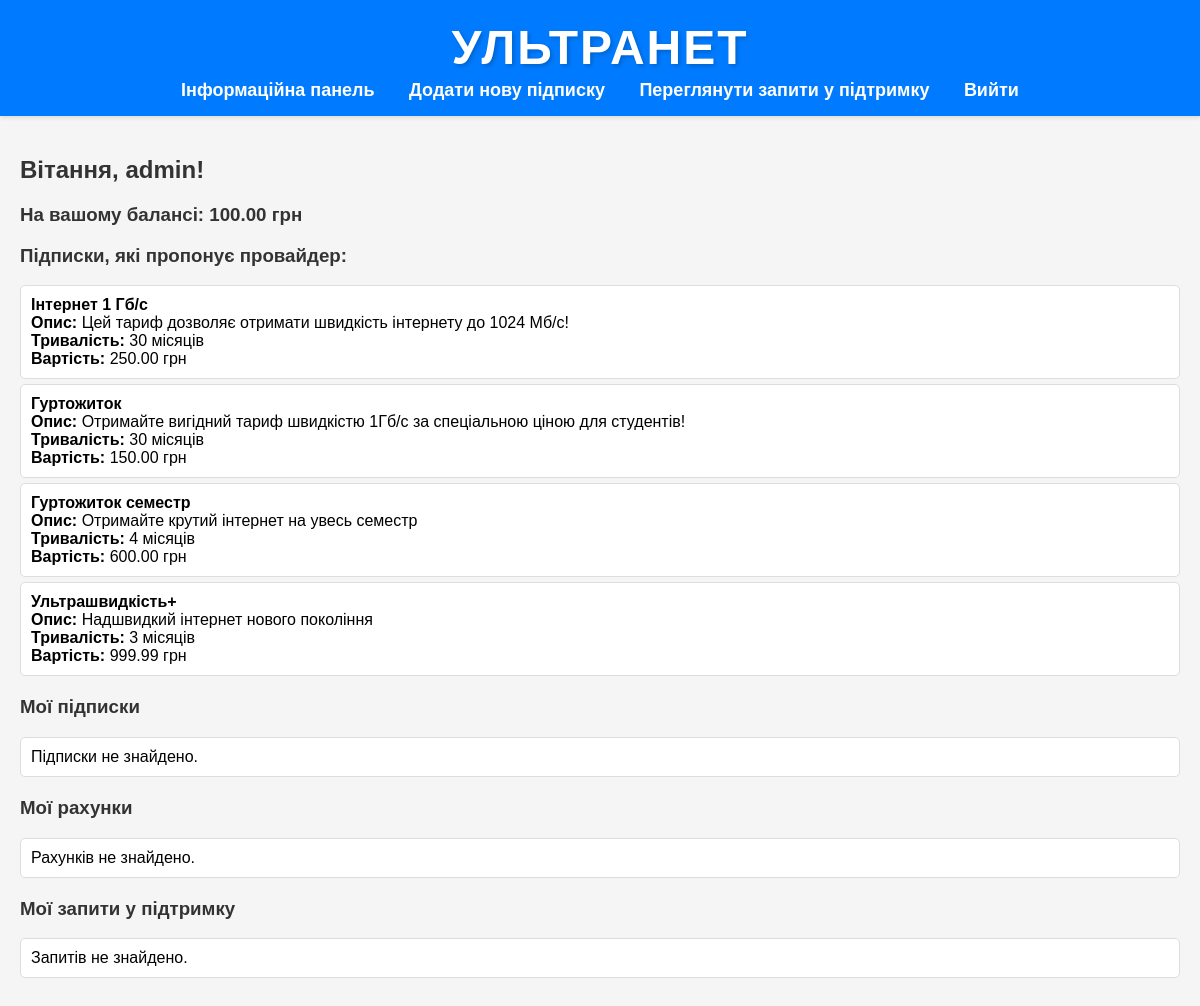
Screenshot of /provider/ (signed in) with the database file from the repository.
### provider/models.py (models this page shows, shortened)
class UserBalance(models.Model):
    user = models.OneToOneField(User, on_delete=models.CASCADE)
    balance = models.DecimalField(max_digits=10, decimal_places=2, default=0.0)

class SubscriptionPlan(models.Model):
    name = models.CharField(max_length=100)
    description = models.TextField(blank=True)  # дозволяємо пустий опис
    price = models.DecimalField(max_digits=10, decimal_places=2)
    duration_months = models.IntegerField()
    date_created = models.DateTimeField(default=timezone.now)
    class Meta:
        db_table = 'subscription_plans'

### provider/views.py (the view)
# urls.py: path('', views.dashboard, name='dashboard'),
@login_required(login_url='login')
def dashboard(request):
    subscriptions = Subscription.objects.filter(user=request.user)
    subscription_plans = SubscriptionPlan.objects.all()
    invoices = Invoice.objects.filter(user=request.user)
    tickets = SupportTicket.objects.filter(user=request.user)
    try:
        user_balance = UserBalance.objects.get(user=request.user)
    except UserBalance.DoesNotExist:
        user_balance = None
    active_subscription_plan_id = None
    active_subscription = subscriptions.filter(status='Active').first()
    if active_subscription:
        active_subscription_plan_id = active_subscription.plan.id
    return render(request, 'dashboard.html', {
        'subscriptions': subscriptions,
        'subscriptions_plans': subscription_plans,
        'invoices': invoices,
        'tickets': tickets,
        'user_balance': user_balance,
        'active_subscription_plan_id': active_subscription_plan_id,
    })

### templates/dashboard.html (shortened to what this page needs)
{% extends 'base.html' %}
{% block content %}
    <section>
        <h2>Вітання, {{ request.user.username }}!</h2>
        <div>
            <h3>На вашому балансі: {{ user_balance.balance }} грн</h3>
        </div>
        <div class="section">
            <h3>Підписки, які пропонує провайдер:</h3>
            <ul class="list">
                {% for subscription_plan in subscriptions_plans %}
                    <li class="subscription-item">
                        <strong>{{ subscription_plan.name }}</strong><br>
                        <strong>Опис:</strong> {{ subscription_plan.description }}<br>
                        <strong>Тривалість:</strong> {{ subscription_plan.duration_months }} місяців<br>
                        <strong>Вартість:</strong> {{ subscription_plan.price }} грн<br>
                    </li>
                {% empty %}
                    <li>Підписки не знайдено.</li>
                {% endfor %}
            </ul>
        </div>
        <div class="section">
            <h3>Мої підписки</h3>
            <ul class="list">
                {% for subscription in subscriptions %}
                    <li>
                        <strong>{{ subscription.plan.name }}</strong>
                        <strong>Статус:</strong>
                        {% if subscription.status == 'Active' %}
                            Активовано
                        {% elif subscription.status == 'Inactive' %}
                            Неактивовано
                        {% elif subscription.status == 'Cancelled' %}
                            Скасовано
                        {% else %}
                            Невідомий статус
                        {% endif %}
                        <br>
                        Від: {{ subscription.start_date }} До: {{ subscription.end_date }}
                    </li>
                {% empty %}
                    <li>Підписки не знайдено.</li>
                {% endfor %}
            </ul>
        </div>
        <div class="section">
            <h3>Мої рахунки</h3>
            <ul class="list">
                {% for invoice in invoices %}
                    <li>
                        <strong>Вартість:</strong> {{ invoice.amount }}<br>
                        <strong>Дата:</strong> {{ invoice.date_created }}<br>
                        <strong>Статус:</strong> {{ invoice.paid|yesno:"Оплачено,Неоплачено" }}
                    </li>
                {% empty %}
                    <li>Рахунків не знайдено.</li>
                {% endfor %}
            </ul>
        </div>
        <div class="section">
            <h3>Мої запити у підтримку</h3>
            <ul class="list">
                {% for ticket in tickets %}
                    <li>
                        <strong>Запит:</strong> {{ ticket.issue }}<br>
                        <strong>Статус:</strong>
                        {% if ticket.status == 'Open' %}
                            Створено
                        {% elif ticket.status == 'In Progress' %}
                            Опрацьовується
                        {% elif ticket.status == 'Resolved' %}
                            Вирішено
                        {% else %}
                            Невідомий статус
                        {% endif %}
                        <br><strong>Створено:</strong> {{ ticket.date_created }}
                    </li>
                {% empty %}
                    <li>Запитів не знайдено.</li>
                {% endfor %}
            </ul>
        </div>
    </section>
{% endblock %}

### static/styles.css (style rules this page uses)
body { font-family: Arial, sans-serif; margin: 0; padding: 0; background-color: #f5f5f5; }
.section { margin-bottom: 20px; }
h2, h3 { color: #333; }
ul.list { list-style-type: none; padding: 0; }
ul.list li { background-color: #fff; border: 1px solid #ddd; margin: 5px 0; border-radius: 5px; padding: 10px; }

### templates/dashboard.html (style rules this page uses)
.subscription-item { padding: 10px; margin: 10px 0; border: 1px solid #ddd; border-radius: 5px; background-color: #f9f9f9; text-align: left; }

### rows the page displays
UserBalance: balance "100.00"
SubscriptionPlan: name "Інтернет 1 Гб/c", description "Цей тариф дозволяє отримати швидкість інтернету до 1024 Мб/с!", duration_months "30", price "250.00"
SubscriptionPlan: name "Гуртожиток", description "Отримайте вигідний тариф швидкістю 1Гб/c за спеціальною ціною для студентів!", duration_months "30", price "150.00"
SubscriptionPlan: name "Гуртожиток семестр", description "Отримайте крутий інтернет на увесь семестр", duration_months "4", price "600.00"
SubscriptionPlan: name "Ультрашвидкість+", description "Надшвидкий інтернет нового покоління", duration_months "3", price "999.99"

### other values shown
{{ request.user.username }} "admin"
